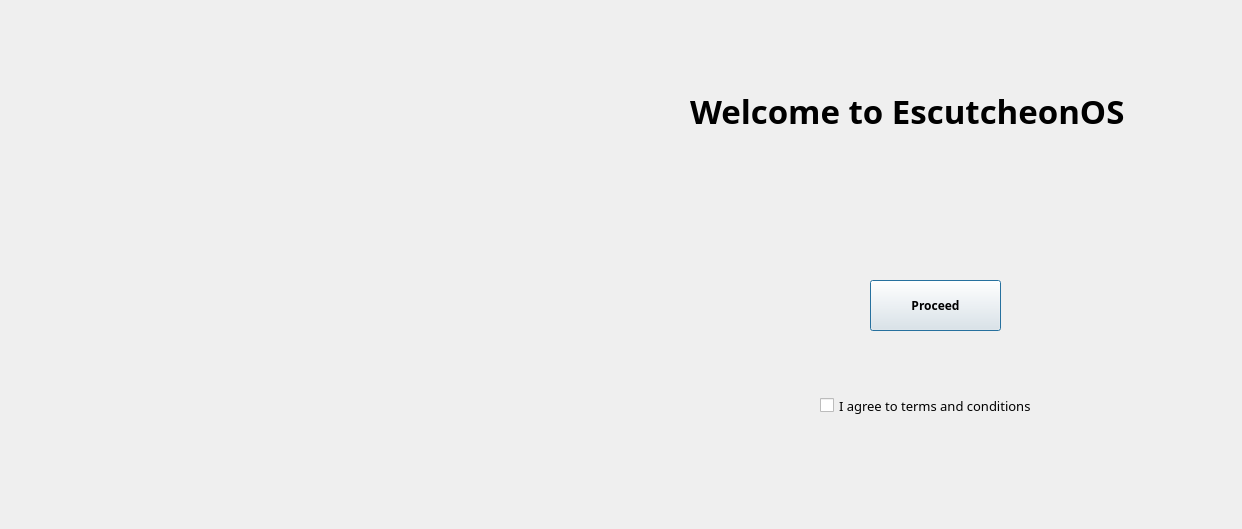
<?xml version="1.0" encoding="UTF-8"?>
<ui version="4.0">
 <class>Openingpage</class>
 <widget class="QDialog" name="Openingpage">
  <property name="geometry">
   <rect>
    <x>0</x>
    <y>0</y>
    <width>1242</width>
    <height>529</height>
   </rect>
  </property>
  <property name="windowTitle">
   <string>Dialog</string>
  </property>
  <widget class="QLabel" name="logo">
   <property name="geometry">
    <rect>
     <x>0</x>
     <y>0</y>
     <width>1040</width>
     <height>529</height>
    </rect>
   </property>
   <property name="maximumSize">
    <size>
     <width>1040</width>
     <height>529</height>
    </size>
   </property>
   <property name="text">
    <string/>
   </property>
   <property name="pixmap">
    <pixmap>/home/chaitanya/Desktop/prog/SIH PYQT/secura logo.PNG</pixmap>
   </property>
  </widget>
  <widget class="QLabel" name="label">
   <property name="geometry">
    <rect>
     <x>690</x>
     <y>0</y>
     <width>571</width>
     <height>221</height>
    </rect>
   </property>
   <property name="font">
    <font>
     <family>Segoe UI Variable Text Semibold</family>
     <pointsize>25</pointsize>
     <weight>75</weight>
     <bold>true</bold>
    </font>
   </property>
   <property name="text">
    <string>Welcome to EscutcheonOS</string>
   </property>
  </widget>
  <widget class="QPushButton" name="pushButton">
   <property name="geometry">
    <rect>
     <x>870</x>
     <y>280</y>
     <width>131</width>
     <height>51</height>
    </rect>
   </property>
   <property name="font">
    <font>
     <family>Segoe UI Semibold</family>
     <weight>75</weight>
     <bold>true</bold>
    </font>
   </property>
   <property name="text">
    <string>Proceed</string>
   </property>
  </widget>
  <widget class="QCheckBox" name="checkBox">
   <property name="geometry">
    <rect>
     <x>820</x>
     <y>380</y>
     <width>321</width>
     <height>51</height>
    </rect>
   </property>
   <property name="font">
    <font>
     <family>Segoe UI Variable Text Light</family>
     <pointsize>10</pointsize>
    </font>
   </property>
   <property name="text">
    <string>I agree to terms and conditions</string>
   </property>
  </widget>
 </widget>
 <resources/>
 <connections/>
</ui>
